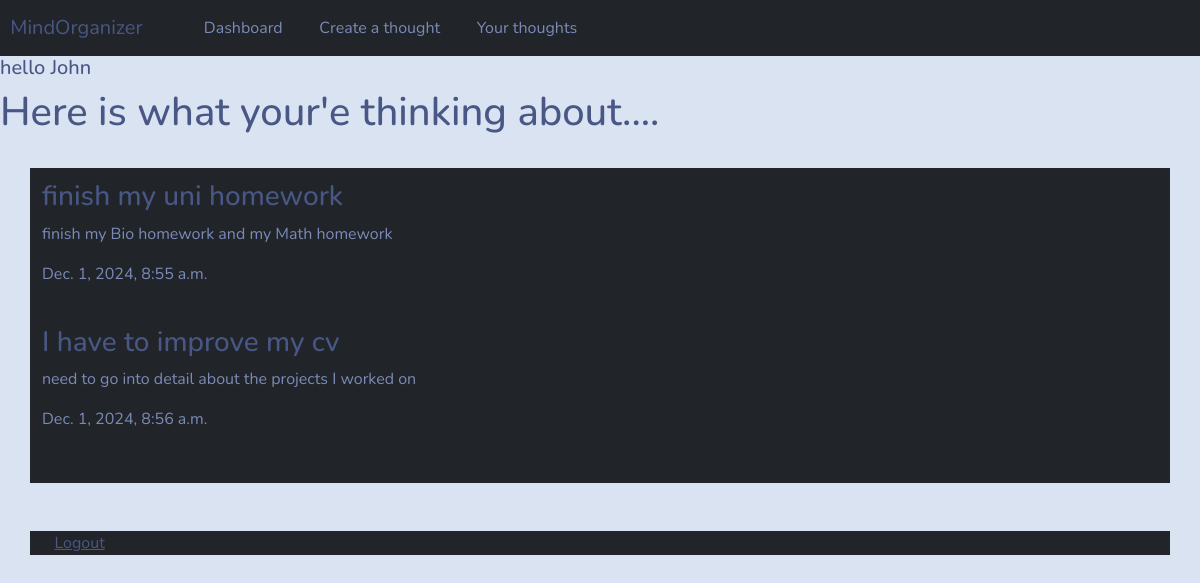
Page /yourThoughts/ (signed in) on the earlier database version.
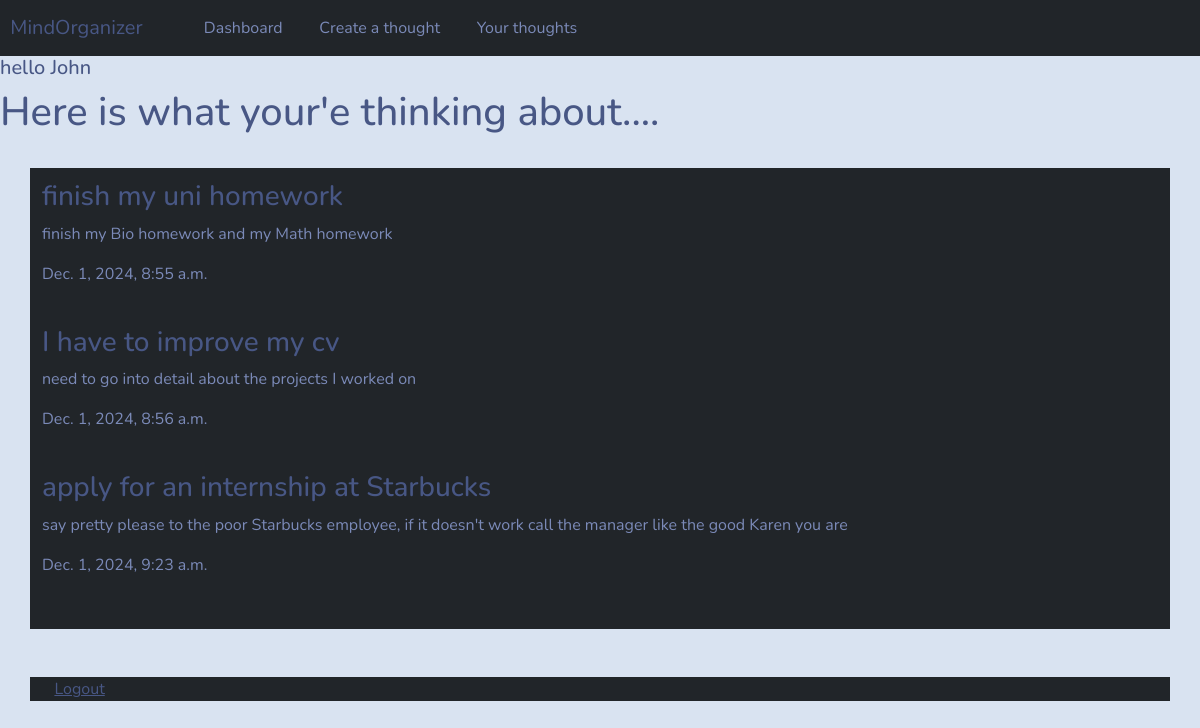
Same page on the later database version.
### MindOrganizer/models.py (models this page shows)
class Thought(models.Model):
    title = models.CharField(max_length=100)
    content = models.CharField(max_length=400)
    date_posted = models.DateTimeField(auto_now_add=True)
    author = models.ForeignKey(User, on_delete=models.CASCADE, null=True)

### MindOrganizer/views.py (the view)
# urls.py: path('yourThoughts/', views.yourThoughts , name='yourThoughts'),
@login_required(login_url='login')
def yourThoughts(request):
    currentUser = request.user.id
    thoughts = Thought.objects.filter(author=currentUser)
    context = {'thoughts':thoughts}
    return render(request, 'MindOrganizer/yourThoughts.html', context)

### MindOrganizer/templates/MindOrganizer/yourThoughts.html (shortened to what this page needs)
<!DOCTYPE html>
<html lang="en">
    <head>
        <link rel="stylesheet" type="text/css" href="https://bootswatch.com/5/morph/bootstrap.min.css">
    </head>
    <body>
         <nav class="navbar navbar-expand-lg navbar-light bg-dark justify-content-center">
            <a class="navbar-brand main-heading">
              &nbsp; MindOrganizer
            </a>
              <div class="collapse navbar-collapse text-center" id="navbarNavDropdown">
                <ul class="navbar-nav ml-auto">
                  <li class="nav-item">
                    <a class="nav-link"  href="{% url 'dashboard'%}">Dashboard</a>
                  </li>
                  <li class="nav-item">
                    <a class="nav-link"  href="{% url 'createThought'%}" >Create a thought</a>
                  </li>
                  <li class="nav-item">
                    <a class="nav-link"   href="{% url 'yourThoughts'%}" >Your thoughts</a>
                  </li>
                </ul>
              </div>
        </nav>
        <h5> hello {{user}}</h5>
        <h1>   Here is what your'e thinking about....</h1>
        <br>
          <div class="container bg-dark shadow-md" style ='padding: 1%;'>
          {%for thought in thoughts%}
                <h3>{{thought.title}}</h3>
                <p>{{thought.content}}</p>
                <p>{{thought.date_posted}}</p>
            <br>
          {%endfor%}
          </div>
        <br><br>
        <div class="container bg-dark shadow-md">&nbsp;&nbsp;&nbsp;<a href =  "{%url 'logout'%}">Logout</a></div>
    </body>
</html>

Differences in the rows shown:
added Thought: title "apply for an internship at Starbucks", content "say pretty please to the poor Starbucks employee, if it doesn't work call the manager like the good Karen you are", date_posted "Dec. 1, 2024, 9:23 a.m."
